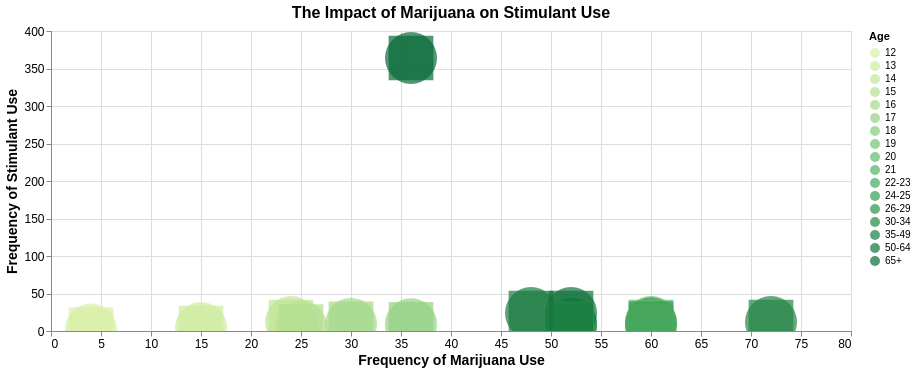

This figure's notebook cell:
### Code cell
G4 = alt.Chart(data).encode(
x = alt.X("marijuana_frequency",title = "Frequency of Marijuana Use",axis=alt.Axis(labelAngle=0, labelFontSize=12, titleFontSize=14)),
y = alt.Y("stimulant_frequency",title = "Frequency of Stimulant Use",axis=alt.Axis(labelAngle=0, labelFontSize=12, titleFontSize=14)),
color = alt.Color('age',title = "Age",scale = alt.Scale(scheme = 'yellowgreen')),
tooltip = ["marijuana_frequency","stimulant_frequency",'age']).interactive()
A = G4.properties(width = 800, height = 300, title = {'text':'The Impact of Marijuana on Stimulant Use', 'fontSize':16})
A.mark_circle(size = 2700) + A.mark_square(size = 2000)

### Figure 1 — Vega-Lite specification as saved in the notebook (floating-point values rounded to 4 significant figures)
{"config": {"view": {"continuousWidth": 300, "continuousHeight": 300}}, "layer": [{"mark": {"type": "circle", "size": 2700}, "encoding": {"color": {"field": "age", "scale": {"scheme": "yellowgreen"}, "title": "Age", "type": "nominal"}, "tooltip": [{"field": "marijuana_frequency", "type": "quantitative"}, {"field": "stimulant_frequency", "type": "quantitative"}, {"field": "age", "type": "nominal"}], "x": {"axis": {"labelAngle": 0, "labelFontSize": 12, "titleFontSize": 14}, "field": "marijuana_frequency", "title": "Frequency of Marijuana Use", "type": "quantitative"}, "y": {"axis": {"labelAngle": 0, "labelFontSize": 12, "titleFontSize": 14}, "field": "stimulant_frequency", "title": "Frequency of Stimulant Use", "type": "quantitative"}}, "name": "view_e8f6476bc256f42f_0", "title": {"text": "The Impact of Marijuana on Stimulant Use", "fontSize": 16}}, {"mark": {"type": "square", "size": 2000}, "encoding": {"color": {"field": "age", "scale": {"scheme": "yellowgreen"}, "title": "Age", "type": "nominal"}, "tooltip": [{"field": "marijuana_frequency", "type": "quantitative"}, {"field": "stimulant_frequency", "type": "quantitative"}, {"field": "age", "type": "nominal"}], "x": {"axis": {"labelAngle": 0, "labelFontSize": 12, "titleFontSize": 14}, "field": "marijuana_frequency", "title": "Frequency of Marijuana Use", "type": "quantitative"}, "y": {"axis": {"labelAngle": 0, "labelFontSize": 12, "titleFontSize": 14}, "field": "stimulant_frequency", "title": "Frequency of Stimulant Use", "type": "quantitative"}}, "title": {"text": "The Impact of Marijuana on Stimulant Use", "fontSize": 16}}], "data": {"name": "data-e4294b6aa3051d35c736dcfaa76594c2"}, "height": 300, "params": [{"name": "param_1e9efca18e7a2868", "select": {"type": "interval", "encodings": ["x", "y"]}, "bind": "scales", "views": ["view_e8f6476bc256f42f_0"]}], "width": 800, "$schema": "https://vega.github.io/schema/vega-lite/v6.4.1.json", "datasets": {"data-e4294b6aa3051d35c736dcfaa76594c2": [{"age": "12", "n": 2798, "alcohol_use": 3.9, "alcohol_frequency": 3.0, "marijuana_use": 1.1, "marijuana_frequency": 4.0, "cocaine_use": 0.1, "cocaine_frequency": "5.0", "crack_use": 0.0, "crack_frequency": "-", "heroin_use": 0.1, "heroin_frequency": "35.5", "hallucinogen_use": 0.2, "hallucinogen_frequency": 52.0, "inhalant_use": 1.6, "inhalant_frequency": "19.0", "pain_releiver_use": 2.0, "pain_releiver_frequency": 36.0, "oxycontin_use": 0.1, "oxycontin_frequency": "24.5", "tranquilizer_use": 0.2, "tranquilizer_frequency": 52.0, "stimulant_use": 0.2, "stimulant_frequency": 2.0, "meth_use": 0.0, "meth_frequency": "-", "sedative_use": 0.2, "sedative_frequency": 13.0}, {"age": "13", "n": 2757, "alcohol_use": 8.5, "alcohol_frequency": 6.0, "marijuana_use": 3.4, "marijuana_frequency": 15.0, "cocaine_use": 0.1, "cocaine_frequency": "1.0", "crack_use": 0.0, "crack_frequency": "3.0", "heroin_use": 0.0, "heroin_frequency": "-", "hallucinogen_use": 0.6, "hallucinogen_frequency": 6.0, "inhalant_use": 2.5, "inhalant_frequency": "12.0", "pain_releiver_use": 2.4, "pain_releiver_frequency": 14.0, "oxycontin_use": 0.1, "oxycontin_frequency": "41.0", "tranquilizer_use": 0.3, "tranquilizer_frequency": 25.5, "stimulant_use": 0.3, "stimulant_frequency": 4.0, "meth_use": 0.1, "meth_frequency": "5.0", "sedative_use": 0.1, "sedative_frequency": 19.0}, {"age": "14", "n": 2792, "alcohol_use": 18.1, "alcohol_frequency": 5.0, "marijuana_use": 8.7, "marijuana_frequency": 24.0, "cocaine_use": 0.1, "cocaine_frequency": "5.5", "crack_use": 0.0, "crack_frequency": "-", "heroin_use": 0.1, "heroin_frequency": "2.0", "hallucinogen_use": 1.6, "hallucinogen_frequency": 3.0, "inhalant_use": 2.6, "inhalant_frequency": "5.0", "pain_releiver_use": 3.9, "pain_releiver_frequency": 12.0, "oxycontin_use": 0.4, "oxycontin_frequency": "4.5", "tranquilizer_use": 0.9, "tranquilizer_frequency": 5.0, "stimulant_use": 0.8, "stimulant_frequency": 12.0, "meth_use": 0.1, "meth_frequency": "24.0", "sedative_use": 0.2, "sedative_frequency": 16.5}, {"age": "15", "n": 2956, "alcohol_use": 29.2, "alcohol_frequency": 6.0, "marijuana_use": 14.5, "marijuana_frequency": 25.0, "cocaine_use": 0.5, "cocaine_frequency": "4.0", "crack_use": 0.1, "crack_frequency": "9.5", "heroin_use": 0.2, "heroin_frequency": "1.0", "hallucinogen_use": 2.1, "hallucinogen_frequency": 4.0, "inhalant_use": 2.5, "inhalant_frequency": "5.5", "pain_releiver_use": 5.5, "pain_releiver_frequency": 10.0, "oxycontin_use": 0.8, "oxycontin_frequency": "3.0", "tranquilizer_use": 2.0, "tranquilizer_frequency": 4.5, "stimulant_use": 1.5, "stimulant_frequency": 6.0, "meth_use": 0.3, "meth_frequency": "10.5", "sedative_use": 0.4, "sedative_frequency": 30.0}, {"age": "16", "n": 3058, "alcohol_use": 40.1, "alcohol_frequency": 10.0, "marijuana_use": 22.5, "marijuana_frequency": 30.0, "cocaine_use": 1.0, "cocaine_frequency": "7.0", "crack_use": 0.0, "crack_frequency": "1.0", "heroin_use": 0.1, "heroin_frequency": "66.5", "hallucinogen_use": 3.4, "hallucinogen_frequency": 3.0, "inhalant_use": 3.0, "inhalant_frequency": "3.0", "pain_releiver_use": 6.2, "pain_releiver_frequency": 7.0, "oxycontin_use": 1.1, "oxycontin_frequency": "4.0", "tranquilizer_use": 2.4, "tranquilizer_frequency": 11.0, "stimulant_use": 1.8, "stimulant_frequency": 9.5, "meth_use": 0.3, "meth_frequency": "36.0", "sedative_use": 0.2, "sedative_frequency": 3.0}, {"age": "17", "n": 3038, "alcohol_use": 49.3, "alcohol_frequency": 13.0, "marijuana_use": 28.0, "marijuana_frequency": 36.0, "cocaine_use": 2.0, "cocaine_frequency": "5.0", "crack_use": 0.1, "crack_frequency": "21.0", "heroin_use": 0.1, "heroin_frequency": "64.0", "hallucinogen_use": 4.8, "hallucinogen_frequency": 3.0, "inhalant_use": 2.0, "inhalant_frequency": "4.0", "pain_releiver_use": 8.5, "pain_releiver_frequency": 9.0, "oxycontin_use": 1.4, "oxycontin_frequency": "6.0", "tranquilizer_use": 3.5, "tranquilizer_frequency": 7.0, "stimulant_use": 2.8, "stimulant_frequency": 9.0, "meth_use": 0.6, "meth_frequency": "48.0", "sedative_use": 0.5, "sedative_frequency": 6.5}, {"age": "18", "n": 2469, "alcohol_use": 58.7, "alcohol_frequency": 24.0, "marijuana_use": 33.7, "marijuana_frequency": 52.0, "cocaine_use": 3.2, "cocaine_frequency": "5.0", "crack_use": 0.4, "crack_frequency": "10.0", "heroin_use": 0.4, "heroin_frequency": "46.0", "hallucinogen_use": 7.0, "hallucinogen_frequency": 4.0, "inhalant_use": 1.8, "inhalant_frequency": "4.0", "pain_releiver_use": 9.2, "pain_releiver_frequency": 12.0, "oxycontin_use": 1.7, "oxycontin_frequency": "7.0", "tranquilizer_use": 4.9, "tranquilizer_frequency": 12.0, "stimulant_use": 3.0, "stimulant_frequency": 8.0, "meth_use": 0.5, "meth_frequency": "12.0", "sedative_use": 0.4, "sedative_frequency": 10.0}, {"age": "19", "n": 2223, "alcohol_use": 64.6, "alcohol_frequency": 36.0, "marijuana_use": 33.4, "marijuana_frequency": 60.0, "cocaine_use": 4.1, "cocaine_frequency": "5.5", "crack_use": 0.5, "crack_frequency": "2.0", "heroin_use": 0.5, "heroin_frequency": "180.0", "hallucinogen_use": 8.6, "hallucinogen_frequency": 3.0, "inhalant_use": 1.4, "inhalant_frequency": "3.0", "pain_releiver_use": 9.4, "pain_releiver_frequency": 12.0, "oxycontin_use": 1.5, "oxycontin_frequency": "7.5", "tranquilizer_use": 4.2, "tranquilizer_frequency": 4.5, "stimulant_use": 3.3, "stimulant_frequency": 6.0, "meth_use": 0.4, "meth_frequency": "105.0", "sedative_use": 0.3, "sedative_frequency": 6.0}, {"age": "20", "n": 2271, "alcohol_use": 69.7, "alcohol_frequency": 48.0, "marijuana_use": 34.0, "marijuana_frequency": 60.0, "cocaine_use": 4.9, "cocaine_frequency": "8.0", "crack_use": 0.6, "crack_frequency": "5.0", "heroin_use": 0.9, "heroin_frequency": "45.0", "hallucinogen_use": 7.4, "hallucinogen_frequency": 2.0, "inhalant_use": 1.5, "inhalant_frequency": "4.0", "pain_releiver_use": 10.0, "pain_releiver_frequency": 10.0, "oxycontin_use": 1.7, "oxycontin_frequency": "12.0", "tranquilizer_use": 5.4, "tranquilizer_frequency": 10.0, "stimulant_use": 4.0, "stimulant_frequency": 12.0, "meth_use": 0.9, "meth_frequency": "12.0", "sedative_use": 0.5, "sedative_frequency": 4.0}, {"age": "21", "n": 2354, "alcohol_use": 83.2, "alcohol_frequency": 52.0, "marijuana_use": 33.0, "marijuana_frequency": 52.0, "cocaine_use": 4.8, "cocaine_frequency": "5.0", "crack_use": 0.5, "crack_frequency": "17.0", "heroin_use": 0.6, "heroin_frequency": "30.0", "hallucinogen_use": 6.3, "hallucinogen_frequency": 4.0, "inhalant_use": 1.4, "inhalant_frequency": "2.0", "pain_releiver_use": 9.0, "pain_releiver_frequency": 15.0, "oxycontin_use": 1.3, "oxycontin_frequency": "13.5", "tranquilizer_use": 3.9, "tranquilizer_frequency": 7.0, "stimulant_use": 4.1, "stimulant_frequency": 10.0, "meth_use": 0.6, "meth_frequency": "2.0", "sedative_use": 0.3, "sedative_frequency": 9.0}, {"age": "22-23", "n": 4707, "alcohol_use": 84.2, "alcohol_frequency": 52.0, "marijuana_use": 28.4, "marijuana_frequency": 52.0, "cocaine_use": 4.5, "cocaine_frequency": "5.0", "crack_use": 0.5, "crack_frequency": "5.0", "heroin_use": 1.1, "heroin_frequency": "57.5", "hallucinogen_use": 5.2, "hallucinogen_frequency": 3.0, "inhalant_use": 1.0, "inhalant_frequency": "4.0", "pain_releiver_use": 10.0, "pain_releiver_frequency": 15.0, "oxycontin_use": 1.7, "oxycontin_frequency": "17.5", "tranquilizer_use": 4.4, "tranquilizer_frequency": 12.0, "stimulant_use": 3.6, "stimulant_frequency": 10.0, "meth_use": 0.6, "meth_frequency": "46.0", "sedative_use": 0.2, "sedative_frequency": 52.0}, {"age": "24-25", "n": 4591, "alcohol_use": 83.1, "alcohol_frequency": 52.0, "marijuana_use": 24.9, "marijuana_frequency": 60.0, "cocaine_use": 4.0, "cocaine_frequency": "6.0", "crack_use": 0.5, "crack_frequency": "6.0", "heroin_use": 0.7, "heroin_frequency": "88.0", "hallucinogen_use": 4.5, "hallucinogen_frequency": 2.0, "inhalant_use": 0.8, "inhalant_frequency": "2.0", "pain_releiver_use": 9.0, "pain_releiver_frequency": 15.0, "oxycontin_use": 1.3, "oxycontin_frequency": "20.0", "tranquilizer_use": 4.3, "tranquilizer_frequency": 10.0, "stimulant_use": 2.6, "stimulant_frequency": 10.0, "meth_use": 0.7, "meth_frequency": "21.0", "sedative_use": 0.2, "sedative_frequency": 17.5}, {"age": "26-29", "n": 2628, "alcohol_use": 80.7, "alcohol_frequency": 52.0, "marijuana_use": 20.8, "marijuana_frequency": 52.0, "cocaine_use": 3.2, "cocaine_frequency": "5.0", "crack_use": 0.4, "crack_frequency": "6.0", "heroin_use": 0.6, "heroin_frequency": "50.0", "hallucinogen_use": 3.2, "hallucinogen_frequency": 3.0, "inhalant_use": 0.6, "inhalant_frequency": "4.0", "pain_releiver_use": 8.3, "pain_releiver_frequency": 13.0, "oxycontin_use": 1.2, "oxycontin_frequency": "13.5", "tranquilizer_use": 4.2, "tranquilizer_frequency": 10.0, "stimulant_use": 2.3, "stimulant_frequency": 7.0, "meth_use": 0.6, "meth_frequency": "30.0", "sedative_use": 0.4, "sedative_frequency": 4.0}, {"age": "30-34", "n": 2864, "alcohol_use": 77.5, "alcohol_frequency": 52.0, "marijuana_use": 16.4, "marijuana_frequency": 72.0, "cocaine_use": 2.1, "cocaine_frequency": "8.0", "crack_use": 0.5, "crack_frequency": "15.0", "heroin_use": 0.4, "heroin_frequency": "66.0", "hallucinogen_use": 1.8, "hallucinogen_frequency": 2.0, "inhalant_use": 0.4, "inhalant_frequency": "3.5", "pain_releiver_use": 5.9, "pain_releiver_frequency": 22.0, "oxycontin_use": 0.9, "oxycontin_frequency": "46.0", "tranquilizer_use": 3.6, "tranquilizer_frequency": 8.0, "stimulant_use": 1.4, "stimulant_frequency": 12.0, "meth_use": 0.4, "meth_frequency": "54.0", "sedative_use": 0.4, "sedative_frequency": 10.0}, {"age": "35-49", "n": 7391, "alcohol_use": 75.0, "alcohol_frequency": 52.0, "marijuana_use": 10.4, "marijuana_frequency": 48.0, "cocaine_use": 1.5, "cocaine_frequency": "15.0", "crack_use": 0.5, "crack_frequency": "48.0", "heroin_use": 0.1, "heroin_frequency": "280.0", "hallucinogen_use": 0.6, "hallucinogen_frequency": 3.0, "inhalant_use": 0.3, "inhalant_frequency": "10.0", "pain_releiver_use": 4.2, "pain_releiver_frequency": 12.0, "oxycontin_use": 0.3, "oxycontin_frequency": "12.0", "tranquilizer_use": 1.9, "tranquilizer_frequency": 6.0, "stimulant_use": 0.6, "stimulant_frequency": 24.0, "meth_use": 0.2, "meth_frequency": "104.0", "sedative_use": 0.3, "sedative_frequency": 10.0}, {"age": "50-64", "n": 3923, "alcohol_use": 67.2, "alcohol_frequency": 52.0, "marijuana_use": 7.3, "marijuana_frequency": 52.0, "cocaine_use": 0.9, "cocaine_frequency": "36.0", "crack_use": 0.4, "crack_frequency": "62.0", "heroin_use": 0.1, "heroin_frequency": "41.0", "hallucinogen_use": 0.3, "hallucinogen_frequency": 44.0, "inhalant_use": 0.2, "inhalant_frequency": "13.5", "pain_releiver_use": 2.5, "pain_releiver_frequency": 12.0, "oxycontin_use": 0.4, "oxycontin_frequency": "5.0", "tranquilizer_use": 1.4, "tranquilizer_frequency": 10.0, "stimulant_use": 0.3, "stimulant_frequency": 24.0, "meth_use": 0.2, "meth_frequency": "30.0", "sedative_use": 0.2, "sedative_frequency": 104.0}, {"age": "65+", "n": 2448, "alcohol_use": 49.3, "alcohol_frequency": 52.0, "marijuana_use": 1.2, "marijuana_frequency": 36.0, "cocaine_use": 0.0, "cocaine_frequency": "-", "crack_use": 0.0, "crack_frequency": "-", "heroin_use": 0.0, "heroin_frequency": "120.0", "hallucinogen_use": 0.1, "hallucinogen_frequency": 2.0, "inhalant_use": 0.0, "inhalant_frequency": "-", "pain_releiver_use": 0.6, "pain_releiver_frequency": 24.0, "oxycontin_use": 0.0, "oxycontin_frequency": "-", "tranquilizer_use": 0.2, "tranquilizer_frequency": 5.0, "stimulant_use": 0.0, "stimulant_frequency": 364.0, "meth_use": 0.0, "meth_frequency": "-", "sedative_use": 0.0, "sedative_frequency": 15.0}]}}
